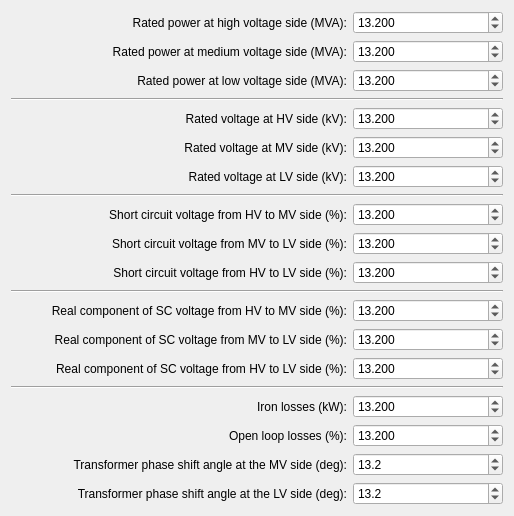
     <widget class="QWidget" name="tab">
      <attribute name="title">
       <string>General</string>
      </attribute>
      <layout class="QVBoxLayout" name="verticalLayout_3">
       <item>
        <layout class="QHBoxLayout" name="horizontalLayout">
         <item>
          <spacer name="horizontalSpacer">
           <property name="orientation">
            <enum>Qt::Horizontal</enum>
           </property>
           <property name="sizeHint" stdset="0">
            <size>
             <width>40</width>
             <height>20</height>
            </size>
           </property>
          </spacer>
         </item>
         <item>
          <widget class="QLabel" name="label">
           <property name="text">
            <string>Rated power at high voltage side (MVA):</string>
           </property>
           <property name="alignment">
            <set>Qt::AlignRight|Qt::AlignTrailing|Qt::AlignVCenter</set>
           </property>
          </widget>
         </item>
         <item>
          <widget class="QDoubleSpinBox" name="sn_hv_mva">
           <property name="minimumSize">
            <size>
             <width>150</width>
             <height>0</height>
            </size>
           </property>
           <property name="decimals">
            <number>3</number>
           </property>
           <property name="minimum">
            <double>0.001000000000000</double>
           </property>
           <property name="maximum">
            <double>1000.000000000000000</double>
           </property>
           <property name="singleStep">
            <double>10.000000000000000</double>
           </property>
           <property name="value">
            <double>13.199999999999999</double>
           </property>
          </widget>
         </item>
        </layout>
       </item>
       <item>
        <layout class="QHBoxLayout" name="horizontalLayout_28">
         <item>
          <spacer name="horizontalSpacer_2">
           <property name="orientation">
            <enum>Qt::Horizontal</enum>
           </property>
           <property name="sizeHint" stdset="0">
            <size>
             <width>40</width>
             <height>20</height>
            </size>
           </property>
          </spacer>
         </item>
         <item>
          <widget class="QLabel" name="label_27">
           <property name="text">
            <string>Rated power at medium voltage side (MVA):</string>
           </property>
           <property name="alignment">
            <set>Qt::AlignRight|Qt::AlignTrailing|Qt::AlignVCenter</set>
           </property>
          </widget>
         </item>
         <item>
          <widget class="QDoubleSpinBox" name="sn_mv_mva">
           <property name="minimumSize">
            <size>
             <width>150</width>
             <height>0</height>
            </size>
           </property>
           <property name="decimals">
            <number>3</number>
           </property>
           <property name="minimum">
            <double>0.001000000000000</double>
           </property>
           <property name="maximum">
            <double>1000.000000000000000</double>
           </property>
           <property name="singleStep">
            <double>10.000000000000000</double>
           </property>
           <property name="value">
            <double>13.199999999999999</double>
           </property>
          </widget>
         </item>
        </layout>
       </item>
       <item>
        <layout class="QHBoxLayout" name="horizontalLayout_29">
         <item>
          <spacer name="horizontalSpacer_3">
           <property name="orientation">
            <enum>Qt::Horizontal</enum>
           </property>
           <property name="sizeHint" stdset="0">
            <size>
             <width>40</width>
             <height>20</height>
            </size>
           </property>
          </spacer>
         </item>
         <item>
          <widget class="QLabel" name="label_28">
           <property name="text">
            <string>Rated power at low voltage side (MVA):</string>
           </property>
           <property name="alignment">
            <set>Qt::AlignRight|Qt::AlignTrailing|Qt::AlignVCenter</set>
           </property>
          </widget>
         </item>
         <item>
          <widget class="QDoubleSpinBox" name="sn_lv_mva">
           <property name="minimumSize">
            <size>
             <width>150</width>
             <height>0</height>
            </size>
           </property>
           <property name="decimals">
            <number>3</number>
           </property>
           <property name="minimum">
            <double>0.001000000000000</double>
           </property>
           <property name="maximum">
            <double>1000.000000000000000</double>
           </property>
           <property name="singleStep">
            <double>10.000000000000000</double>
           </property>
           <property name="value">
            <double>13.199999999999999</double>
           </property>
          </widget>
         </item>
        </layout>
       </item>
       <item>
        <widget class="Line" name="line_2">
         <property name="orientation">
          <enum>Qt::Horizontal</enum>
         </property>
        </widget>
       </item>
       <item>
        <layout class="QHBoxLayout" name="horizontalLayout_2">
         <item>
          <spacer name="horizontalSpacer_4">
           <property name="orientation">
            <enum>Qt::Horizontal</enum>
           </property>
           <property name="sizeHint" stdset="0">
            <size>
             <width>40</width>
             <height>20</height>
            </size>
           </property>
          </spacer>
         </item>
         <item>
          <widget class="QLabel" name="label_2">
           <property name="text">
            <string>Rated voltage at HV side (kV):</string>
           </property>
           <property name="alignment">
            <set>Qt::AlignRight|Qt::AlignTrailing|Qt::AlignVCenter</set>
           </property>
          </widget>
         </item>
         <item>
          <widget class="QDoubleSpinBox" name="vn_hv_kv">
           <property name="minimumSize">
            <size>
             <width>150</width>
             <height>0</height>
            </size>
           </property>
           <property name="decimals">
            <number>3</number>
           </property>
           <property name="minimum">
            <double>0.001000000000000</double>
           </property>
           <property name="maximum">
            <double>1000.000000000000000</double>
           </property>
           <property name="singleStep">
            <double>10.000000000000000</double>
           </property>
           <property name="value">
            <double>13.199999999999999</double>
           </property>
          </widget>
         </item>
        </layout>
       </item>
       <item>
        <layout class="QHBoxLayout" name="horizontalLayout_30">
         <item>
          <spacer name="horizontalSpacer_5">
           <property name="orientation">
            <enum>Qt::Horizontal</enum>
           </property>
           <property name="sizeHint" stdset="0">
            <size>
             <width>40</width>
             <height>20</height>
            </size>
           </property>
          </spacer>
         </item>
         <item>
          <widget class="QLabel" name="label_29">
           <property name="text">
            <string>Rated voltage at MV side (kV):</string>
           </property>
           <property name="alignment">
            <set>Qt::AlignRight|Qt::AlignTrailing|Qt::AlignVCenter</set>
           </property>
          </widget>
         </item>
         <item>
          <widget class="QDoubleSpinBox" name="vn_mv_kv">
           <property name="minimumSize">
            <size>
             <width>150</width>
             <height>0</height>
            </size>
           </property>
           <property name="decimals">
            <number>3</number>
           </property>
           <property name="minimum">
            <double>0.001000000000000</double>
           </property>
           <property name="maximum">
            <double>1000.000000000000000</double>
           </property>
           <property name="singleStep">
            <double>10.000000000000000</double>
           </property>
           <property name="value">
            <double>13.199999999999999</double>
           </property>
          </widget>
         </item>
        </layout>
       </item>
       <item>
        <layout class="QHBoxLayout" name="horizontalLayout_3">
         <item>
          <spacer name="horizontalSpacer_6">
           <property name="orientation">
            <enum>Qt::Horizontal</enum>
           </property>
           <property name="sizeHint" stdset="0">
            <size>
             <width>40</width>
             <height>20</height>
            </size>
           </property>
          </spacer>
         </item>
         <item>
          <widget class="QLabel" name="label_3">
           <property name="text">
            <string>Rated voltage at LV side (kV):</string>
           </property>
           <property name="alignment">
            <set>Qt::AlignRight|Qt::AlignTrailing|Qt::AlignVCenter</set>
           </property>
          </widget>
         </item>
         <item>
          <widget class="QDoubleSpinBox" name="vn_lv_kv">
           <property name="minimumSize">
            <size>
             <width>150</width>
             <height>0</height>
            </size>
           </property>
           <property name="decimals">
            <number>3</number>
           </property>
           <property name="minimum">
            <double>0.001000000000000</double>
           </property>
           <property name="maximum">
            <double>1000.000000000000000</double>
           </property>
           <property name="singleStep">
            <double>10.000000000000000</double>
           </property>
           <property name="value">
            <double>13.199999999999999</double>
           </property>
          </widget>
         </item>
        </layout>
       </item>
       <item>
        <widget class="Line" name="line_5">
         <property name="orientation">
          <enum>Qt::Horizontal</enum>
         </property>
        </widget>
       </item>
       <item>
        <layout class="QHBoxLayout" name="horizontalLayout_5">
         <item>
          <spacer name="horizontalSpacer_7">
           <property name="orientation">
            <enum>Qt::Horizontal</enum>
           </property>
           <property name="sizeHint" stdset="0">
            <size>
             <width>40</width>
             <height>20</height>
            </size>
           </property>
          </spacer>
         </item>
         <item>
          <widget class="QLabel" name="label_5">
           <property name="text">
            <string>Short circuit voltage from HV to MV side (%):</string>
           </property>
           <property name="alignment">
            <set>Qt::AlignRight|Qt::AlignTrailing|Qt::AlignVCenter</set>
           </property>
          </widget>
         </item>
         <item>
          <widget class="QDoubleSpinBox" name="vk_hv_percent">
           <property name="minimumSize">
            <size>
             <width>150</width>
             <height>0</height>
            </size>
           </property>
           <property name="decimals">
            <number>3</number>
           </property>
           <property name="minimum">
            <double>0.001000000000000</double>
           </property>
           <property name="maximum">
            <double>100.000000000000000</double>
           </property>
           <property name="singleStep">
            <double>10.000000000000000</double>
           </property>
           <property name="value">
            <double>13.199999999999999</double>
           </property>
          </widget>
         </item>
        </layout>
       </item>
       <item>
        <layout class="QHBoxLayout" name="horizontalLayout_26">
         <item>
          <spacer name="horizontalSpacer_8">
           <property name="orientation">
            <enum>Qt::Horizontal</enum>
           </property>
           <property name="sizeHint" stdset="0">
            <size>
             <width>40</width>
             <height>20</height>
            </size>
           </property>
          </spacer>
         </item>
         <item>
          <widget class="QLabel" name="label_25">
           <property name="text">
            <string>Short circuit voltage from MV to LV side (%):</string>
           </property>
           <property name="alignment">
            <set>Qt::AlignRight|Qt::AlignTrailing|Qt::AlignVCenter</set>
           </property>
          </widget>
         </item>
         <item>
          <widget class="QDoubleSpinBox" name="vk_mv_percent">
           <property name="minimumSize">
            <size>
             <width>150</width>
             <height>0</height>
            </size>
           </property>
           <property name="decimals">
            <number>3</number>
           </property>
           <property name="minimum">
            <double>0.001000000000000</double>
           </property>
           <property name="maximum">
            <double>100.000000000000000</double>
           </property>
           <property name="singleStep">
            <double>10.000000000000000</double>
           </property>
           <property name="value">
            <double>13.199999999999999</double>
           </property>
          </widget>
         </item>
        </layout>
       </item>
       <item>
        <layout class="QHBoxLayout" name="horizontalLayout_27">
         <item>
          <spacer name="horizontalSpacer_9">
           <property name="orientation">
            <enum>Qt::Horizontal</enum>
           </property>
           <property name="sizeHint" stdset="0">
            <size>
             <width>40</width>
             <height>20</height>
            </size>
           </property>
          </spacer>
         </item>
         <item>
          <widget class="QLabel" name="label_26">
           <property name="text">
            <string>Short circuit voltage from HV to LV side (%):</string>
           </property>
           <property name="alignment">
            <set>Qt::AlignRight|Qt::AlignTrailing|Qt::AlignVCenter</set>
           </property>
          </widget>
         </item>
         <item>
          <widget class="QDoubleSpinBox" name="vk_lv_percent">
           <property name="minimumSize">
            <size>
             <width>150</width>
             <height>0</height>
            </size>
           </property>
           <property name="decimals">
            <number>3</number>
           </property>
           <property name="minimum">
            <double>0.001000000000000</double>
           </property>
           <property name="maximum">
            <double>100.000000000000000</double>
           </property>
           <property name="singleStep">
            <double>10.000000000000000</double>
           </property>
           <property name="value">
            <double>13.199999999999999</double>
           </property>
          </widget>
         </item>
        </layout>
       </item>
       <item>
        <widget class="Line" name="line_4">
         <property name="orientation">
          <enum>Qt::Horizontal</enum>
         </property>
        </widget>
       </item>
       <item>
        <layout class="QHBoxLayout" name="horizontalLayout_4">
         <item>
          <spacer name="horizontalSpacer_10">
           <property name="orientation">
            <enum>Qt::Horizontal</enum>
           </property>
           <property name="sizeHint" stdset="0">
            <size>
             <width>40</width>
             <height>20</height>
            </size>
           </property>
          </spacer>
         </item>
         <item>
          <widget class="QLabel" name="label_4">
           <property name="text">
            <string>Real component of SC voltage from HV to MV side (%):</string>
           </property>
           <property name="alignment">
            <set>Qt::AlignRight|Qt::AlignTrailing|Qt::AlignVCenter</set>
           </property>
          </widget>
         </item>
         <item>
          <widget class="QDoubleSpinBox" name="vkr_hv_percent">
           <property name="minimumSize">
            <size>
             <width>150</width>
             <height>0</height>
            </size>
           </property>
           <property name="decimals">
            <number>3</number>
           </property>
           <property name="minimum">
            <double>0.000000000000000</double>
           </property>
           <property name="maximum">
            <double>100.000000000000000</double>
           </property>
           <property name="singleStep">
            <double>10.000000000000000</double>
           </property>
           <property name="value">
            <double>13.199999999999999</double>
           </property>
          </widget>
         </item>
        </layout>
       </item>
       <item>
        <layout class="QHBoxLayout" name="horizontalLayout_31">
         <item>
          <spacer name="horizontalSpacer_11">
           <property name="orientation">
            <enum>Qt::Horizontal</enum>
           </property>
           <property name="sizeHint" stdset="0">
            <size>
             <width>40</width>
             <height>20</height>
            </size>
           </property>
          </spacer>
         </item>
         <item>
          <widget class="QLabel" name="label_30">
           <property name="text">
            <string>Real component of SC voltage from MV to LV side (%):</string>
           </property>
           <property name="alignment">
            <set>Qt::AlignRight|Qt::AlignTrailing|Qt::AlignVCenter</set>
           </property>
          </widget>
         </item>
         <item>
          <widget class="QDoubleSpinBox" name="vkr_mv_percent">
           <property name="minimumSize">
            <size>
             <width>150</width>
             <height>0</height>
            </size>
           </property>
           <property name="decimals">
            <number>3</number>
           </property>
           <property name="minimum">
            <double>0.000000000000000</double>
           </property>
           <property name="maximum">
            <double>100.000000000000000</double>
           </property>
           <property name="singleStep">
            <double>10.000000000000000</double>
           </property>
           <property name="value">
            <double>13.199999999999999</double>
           </property>
          </widget>
         </item>
        </layout>
       </item>
       <item>
        <layout class="QHBoxLayout" name="horizontalLayout_32">
         <item>
          <spacer name="horizontalSpacer_12">
           <property name="orientation">
            <enum>Qt::Horizontal</enum>
           </property>
           <property name="sizeHint" stdset="0">
            <size>
             <width>40</width>
             <height>20</height>
            </size>
           </property>
          </spacer>
         </item>
         <item>
          <widget class="QLabel" name="label_31">
           <property name="text">
            <string>Real component of SC voltage from HV to LV side (%):</string>
           </property>
           <property name="alignment">
            <set>Qt::AlignRight|Qt::AlignTrailing|Qt::AlignVCenter</set>
           </property>
          </widget>
         </item>
         <item>
          <widget class="QDoubleSpinBox" name="vkr_lv_percent">
           <property name="minimumSize">
            <size>
             <width>150</width>
             <height>0</height>
            </size>
           </property>
           <property name="decimals">
            <number>3</number>
           </property>
           <property name="minimum">
            <double>0.000000000000000</double>
           </property>
           <property name="maximum">
            <double>100.000000000000000</double>
           </property>
           <property name="singleStep">
            <double>10.000000000000000</double>
           </property>
           <property name="value">
            <double>13.199999999999999</double>
           </property>
          </widget>
         </item>
        </layout>
       </item>
       <item>
        <widget class="Line" name="line_6">
         <property name="orientation">
          <enum>Qt::Horizontal</enum>
         </property>
        </widget>
       </item>
       <item>
        <layout class="QHBoxLayout" name="horizontalLayout_8">
         <item>
          <spacer name="horizontalSpacer_13">
           <property name="orientation">
            <enum>Qt::Horizontal</enum>
           </property>
           <property name="sizeHint" stdset="0">
            <size>
             <width>40</width>
             <height>20</height>
            </size>
           </property>
          </spacer>
         </item>
         <item>
          <widget class="QLabel" name="label_6">
           <property name="text">
            <string>Iron losses (kW):</string>
           </property>
           <property name="alignment">
            <set>Qt::AlignRight|Qt::AlignTrailing|Qt::AlignVCenter</set>
           </property>
          </widget>
         </item>
         <item>
          <widget class="QDoubleSpinBox" name="pfe_kw">
           <property name="minimumSize">
            <size>
             <width>150</width>
             <height>0</height>
            </size>
           </property>
           <property name="decimals">
            <number>3</number>
           </property>
           <property name="minimum">
            <double>0.000000000000000</double>
           </property>
           <property name="maximum">
            <double>1000.000000000000000</double>
           </property>
           <property name="singleStep">
            <double>10.000000000000000</double>
           </property>
           <property name="value">
            <double>13.199999999999999</double>
           </property>
          </widget>
         </item>
        </layout>
       </item>
       <item>
        <layout class="QHBoxLayout" name="horizontalLayout_9">
         <item>
          <spacer name="horizontalSpacer_14">
           <property name="orientation">
            <enum>Qt::Horizontal</enum>
           </property>
           <property name="sizeHint" stdset="0">
            <size>
             <width>40</width>
             <height>20</height>
            </size>
           </property>
          </spacer>
         </item>
         <item>
          <widget class="QLabel" name="label_7">
           <property name="text">
            <string>Open loop losses (%):</string>
           </property>
           <property name="alignment">
            <set>Qt::AlignRight|Qt::AlignTrailing|Qt::AlignVCenter</set>
           </property>
          </widget>
         </item>
         <item>
          <widget class="QDoubleSpinBox" name="i0_percent">
           <property name="minimumSize">
            <size>
             <width>150</width>
             <height>0</height>
            </size>
           </property>
           <property name="decimals">
            <number>3</number>
           </property>
           <property name="minimum">
            <double>0.000000000000000</double>
           </property>
           <property name="maximum">
            <double>100.000000000000000</double>
           </property>
           <property name="singleStep">
            <double>10.000000000000000</double>
           </property>
           <property name="value">
            <double>13.199999999999999</double>
           </property>
          </widget>
         </item>
        </layout>
       </item>
       <item>
        <layout class="QHBoxLayout" name="horizontalLayout_10">
         <item>
          <spacer name="horizontalSpacer_15">
           <property name="orientation">
            <enum>Qt::Horizontal</enum>
           </property>
           <property name="sizeHint" stdset="0">
            <size>
             <width>40</width>
             <height>20</height>
            </size>
           </property>
          </spacer>
         </item>
         <item>
          <widget class="QLabel" name="label_12">
           <property name="text">
            <string>Transformer phase shift angle at the MV side (deg):</string>
           </property>
           <property name="alignment">
            <set>Qt::AlignRight|Qt::AlignTrailing|Qt::AlignVCenter</set>
           </property>
          </widget>
         </item>
         <item>
          <widget class="QDoubleSpinBox" name="shift_mv_degree">
           <property name="minimumSize">
            <size>
             <width>150</width>
             <height>0</height>
            </size>
           </property>
           <property name="decimals">
            <number>1</number>
           </property>
           <property name="minimum">
            <double>-360.000000000000000</double>
           </property>
           <property name="maximum">
            <double>360.000000000000000</double>
           </property>
           <property name="singleStep">
            <double>30.000000000000000</double>
           </property>
           <property name="value">
            <double>13.199999999999999</double>
           </property>
          </widget>
         </item>
        </layout>
       </item>
       <item>
        <layout class="QHBoxLayout" name="horizontalLayout_33">
         <item>
          <spacer name="horizontalSpacer_16">
           <property name="orientation">
            <enum>Qt::Horizontal</enum>
           </property>
           <property name="sizeHint" stdset="0">
            <size>
             <width>40</width>
             <height>20</height>
            </size>
           </property>
          </spacer>
         </item>
         <item>
          <widget class="QLabel" name="label_32">
           <property name="text">
            <string>Transformer phase shift angle at the LV side (deg):</string>
           </property>
           <property name="alignment">
            <set>Qt::AlignRight|Qt::AlignTrailing|Qt::AlignVCenter</set>
           </property>
          </widget>
         </item>
         <item>
          <widget class="QDoubleSpinBox" name="shift_lv_degree">
           <property name="minimumSize">
            <size>
             <width>150</width>
             <height>0</height>
            </size>
           </property>
           <property name="decimals">
            <number>1</number>
           </property>
           <property name="minimum">
            <double>-360.000000000000000</double>
           </property>
           <property name="maximum">
            <double>360.000000000000000</double>
           </property>
           <property name="singleStep">
            <double>30.000000000000000</double>
           </property>
           <property name="value">
            <double>13.199999999999999</double>
           </property>
          </widget>
         </item>
        </layout>
       </item>
      </layout>
     </widget>
